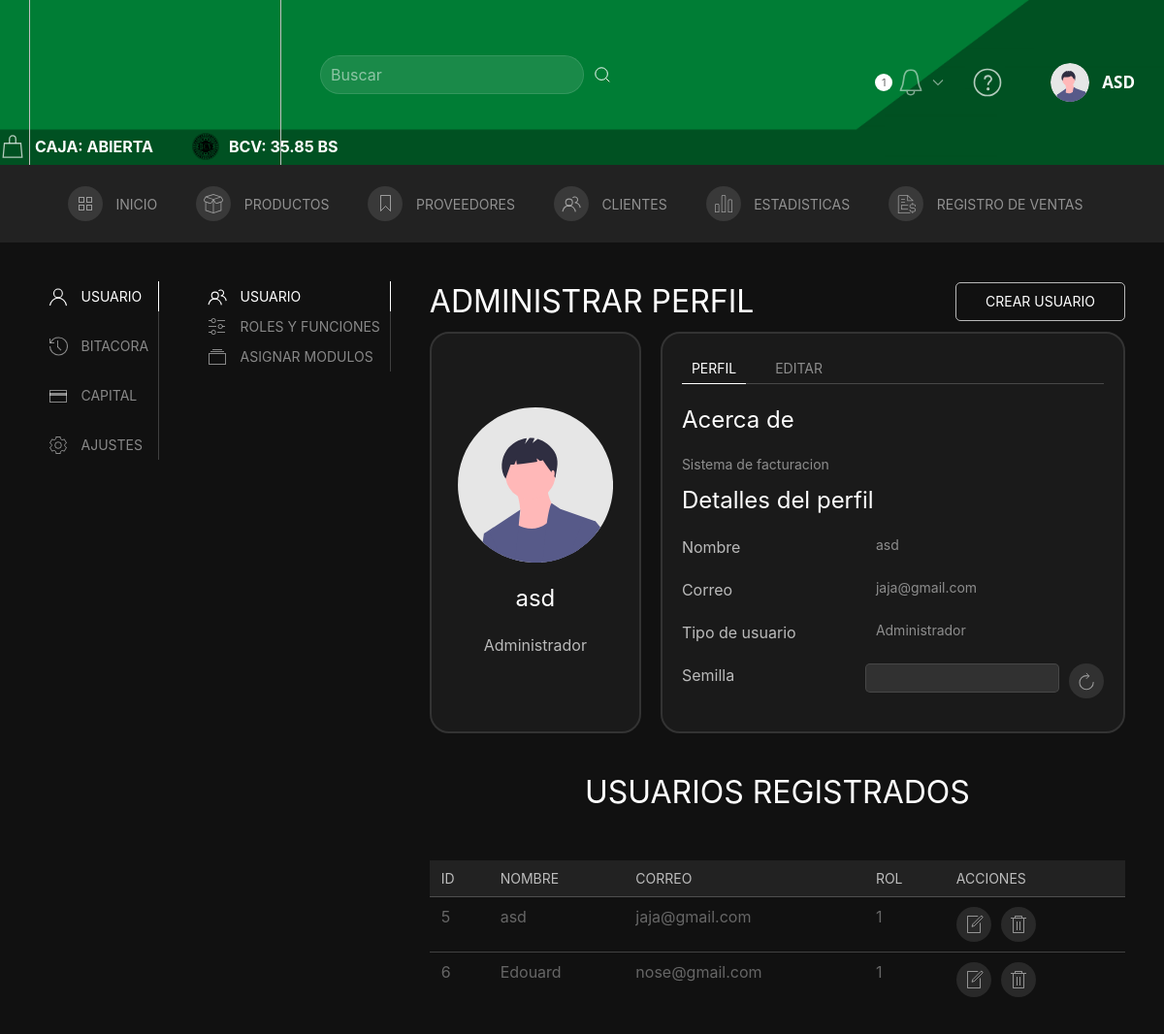
The page /Administrar_perfil (signed in) on the database as committed earlier.
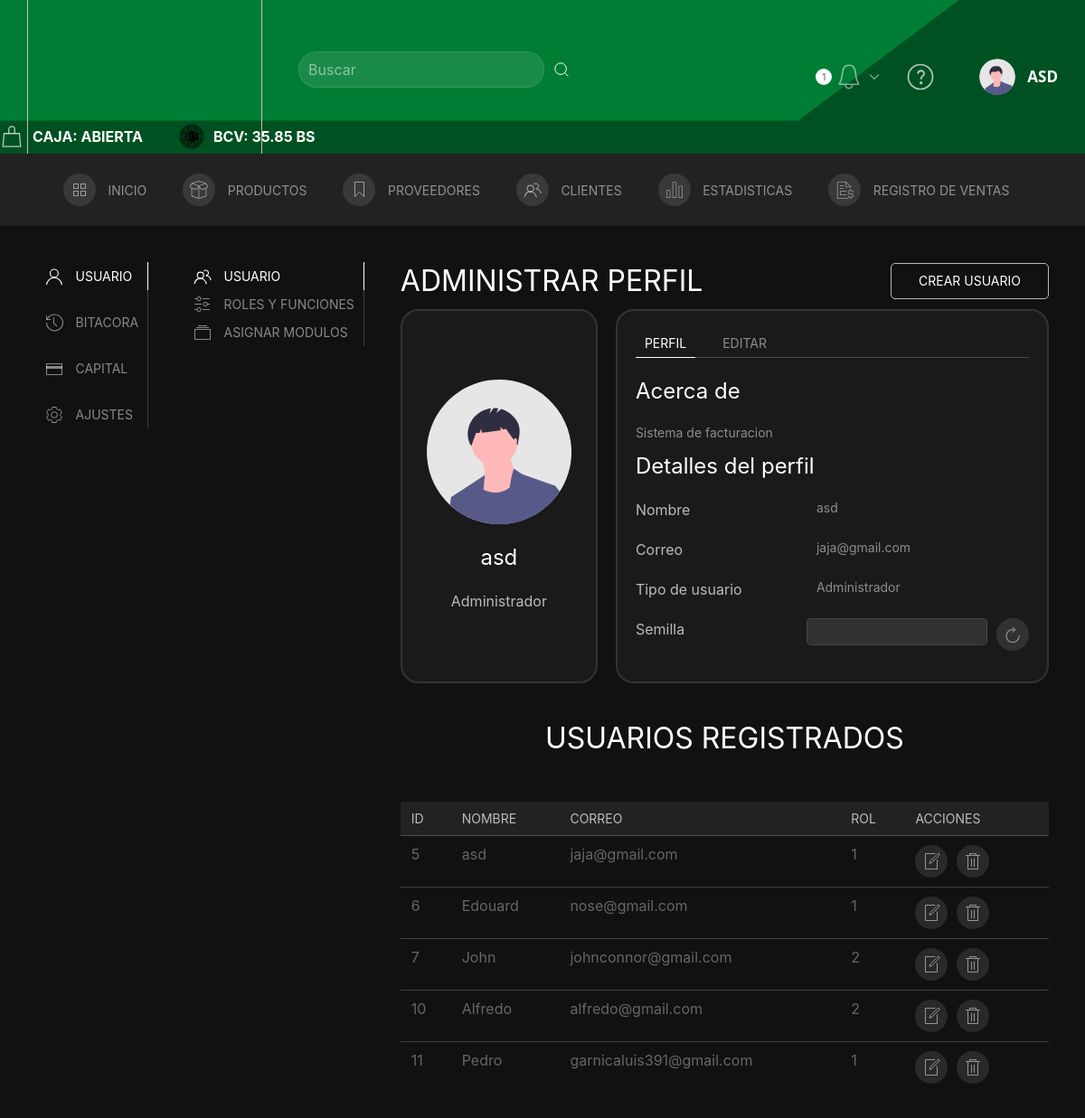
The same page on the database as committed later.
### tables this page shows
CREATE TABLE `usuarios` (
  `id` int(11) NOT NULL,
  `nombre` varchar(50) NOT NULL,
  `correo` varchar(45) NOT NULL,
  `hash` text NOT NULL,
  `rol` int(11) NOT NULL DEFAULT 3,
  `active` tinyint(4) NOT NULL DEFAULT 1,
  `semilla` varchar(45) NOT NULL
);

### Controller/C_perfil.php (called while the page is built, shortened)
<?php
    require('../Model/Conexion.php');
    require("../Model/Usuarios.php");
    $result = new Usuario();
    $result = $result->search();
    $tu = new Usuario(id:$_SESSION['user_id']);
    $tu = $tu->search()[0];
    include('../View/perfil.php');
?>

### Model/Conexion.php (called while the page is built, shortened)
<?php
    class DB {
        function __construct() {
            $this->conn = new PDO("mysql:host=localhost;dbname=proyecto_3","root","12345");
        }
    }
?>

### Model/Usuarios.php (called while the page is built, shortened)
<?php
    class Usuario extends DB{
        private $id;
        function __construct($id=null, $nombre=null,$correo=null,$hash=null,$rol=null,$semilla=null){
            $this->id = $id;
            $this->correo = $correo;
        }
        function search($n=0,$limite=9){
            $query = "SELECT * FROM usuarios WHERE active=1";
			$lista = [];
            if ($this->id){
            	array_push($lista,'id');
            }
            if ($lista) {
            	foreach ($lista as $e){
            		$query .= ' AND '.$e.'=:'.$e;
            	}
            }
            $n = $n*$limite;
            $query = $query . " LIMIT :l OFFSET :n";
            $consulta = $this->conn->prepare($query);
            $consulta->bindParam(':l',$limite, PDO::PARAM_INT);
            $consulta->bindParam(':n',$n, PDO::PARAM_INT);
            if ($this->id != null){
                $consulta->bindParam(':id',$this->id, PDO::PARAM_INT);
            }
            $consulta->execute();
            return $consulta->fetchAll();
        }
}
?>

### View/complementos/tabla_usuario.php (the view, shortened to what the rows shown need)
<?php
echo '
<tr>
    <td>'.$row['id'].'</td>
    <td>'.$row['nombre'].'</td>
    <td>'.$row['correo'].'</td>
    <td>'.$row['rol'].'</td>
    <td class="uk-flex">
        <a href="#Update_user'.$row['id'].'" uk-toggle uk-tooltip="title:Editar; delay: 500" class="uk-icon-button uk-margin-small-right" type="button" style=" border: none; cursor: pointer;">
            <span uk-icon="icon: file-edit"></span>
        </a>
        <a href="#eliminar_user'.$row['id'].'" uk-toggle class="uk-icon-button uk-margin-small-right" uk-tooltip="title:Eliminar; delay: 500" type="button" style=" border: none; cursor: pointer;" type="button">
            <span uk-icon="icon: trash"></span>
        </a>
    </td>
</tr>
<div id="Update_user'.$row['id'].'" uk-modal>
                <input type=number value="'.$row['id'].'" name="ID" style="display:none">
                    <input class="uk-input" type="text" placeholder="Nombre" value="'.$row['nombre'].'" aria-label="100" name="nombre" pattern="^[A-Z][A-Za-z0-9]{2,20}$" required>
                    '.$row[''].'
                        <option value="'.$row['rol'].'" selected>Rol Actual</option>
                <input type="submit" id="modificar'.$row['id'].'" style="display:none">
            <label class="uk-button uk-button-secondary" for="modificar'.$row['id'].'" >Aceptar</label>
</div>
<div id="eliminar_user'.$row['id'].'" uk-modal>
                <input type=number value="'.$row['id'].'" name="ID" style="display:none">
                <input type="submit" id="eliminar'.$row['id'].'" style="display:none">
            <label class="uk-button uk-button-secondary" type="submit" for="eliminar'.$row['id'].'">Aceptar</label>
</div>
';
?>

### View/perfil.php (shortened to what the rows shown need)
<?php require("../View/complementos/header.php"); ?>
<main class="Bg-Main-home2 uk-padding uk-light">
    <div class="uk-child-width-1-1@s" uk-grid>
        <div>
            <div uk-grid>
                <div class="uk-width-expand@m">
                    <div id="component-tab-left" class="uk-switcher">
                        <div>
                            <div class="uk-child-width-1-1@s" uk-grid>
                                <div>
                                    <div uk-grid>
                                        <div class="uk-width-expand@m">
                                            <div id="component-tab-user" class="uk-switcher">
                                                <li>
                                                    <?php if ($_SESSION['rol'] == 'Administrador') { ?>
                                                        <div>
                                                            <div>
                                                                <div class="uk-flex uk-flex-middle uk-flex-between uk-flex-wrap uk-margin-small-bottom uk-light">
                                                                    <h2 class="uk-margin-remove">ADMINISTRAR PERFIL</h2>
                                                                </div>
                                                            </div>
                                                        </div>
                                                    <?php }; ?>
                                                    <section class="container-item_profile uk-flex">
                                                        <div class="item_profile-target-2">
                                                            <ul class="uk-switcher uk-margin">
                                                                <li>
                                                                    <div>
                                                                        <div class="uk-flex">
                                                                            <p class="item-profile">Nombre </p><span class="uk-article-meta"> <?php echo $tu['nombre']; ?></span>
                                                                        </div>
                                                                        <?php
                                                                        echo '
                                                    <div class="uk-flex">
                                                        <p class="item-profile">Correo</p><span class="uk-article-meta">' . $tu['correo'] . '</span>
                                                    </div>
                                                    <div class="uk-flex">
                                                        <p class="item-profile uk-margin-remove-bottom">Tipo de usuario</p>
                                                        <span class="uk-article-meta">' . $_SESSION['rol'] . '</span>
                                                    </div>';
                                                                        ?>
                                                                    </div>
                                                                </li>
                                                            </ul>
                                                        </div>
                                                    </section>
                                                    <?php if ($_SESSION['rol'] == 'Administrador') { ?>
                                                        <section>
                                                            <div class="uk-flex uk-flex-center uk-margin-medium-top">
                                                                <h2>USUARIOS REGISTRADOS</h2>
                                                            </div>
                                                            <div class="uk-overflow-auto uk-light uk-margin-small-top">
                                                                <table class="uk-table uk-table-small uk-table-divider uk-table-hover">
                                                                    <thead class="uk-background-secondary">
                                                                        <tr>
                                                                            <th>ID</th>
                                                                            <th>Nombre</th>
                                                                            <th>Correo</th>
                                                                            <th>Rol</th>
                                                                            <th>Acciones</th>
                                                                        </tr>
                                                                    </thead>
                                                                    <tbody>
                                                                        <?php
                                                                        for ($i = 0; $i < count($result); $i++) {
                                                                            $row = $result[$i];
                                                                            require('complementos/tabla_usuario.php');
                                                                        }
                                                                        ?>
                                                                    </tbody>
                                                                </table>
                                                            </div>
                                                        </section>
                                                    <?php }; ?>
                                                </li>
                                            </div>
                                        </div>
                                    </div>
                                </div>
                            </div>
                        </div>
                    </div>
                </div>
            </div>
        </div>
    </div>
</main>
</body>
</html>

Rows that differ between the two databases and show on the page:
added usuarios: id "7", nombre "John", correo "johnconnor@gmail.com", rol "2"
added usuarios: id "10", nombre "Alfredo", correo "alfredo@gmail.com", rol "2"
added usuarios: id "11", nombre "Pedro", correo "garnicaluis391@gmail.com", rol "1"
